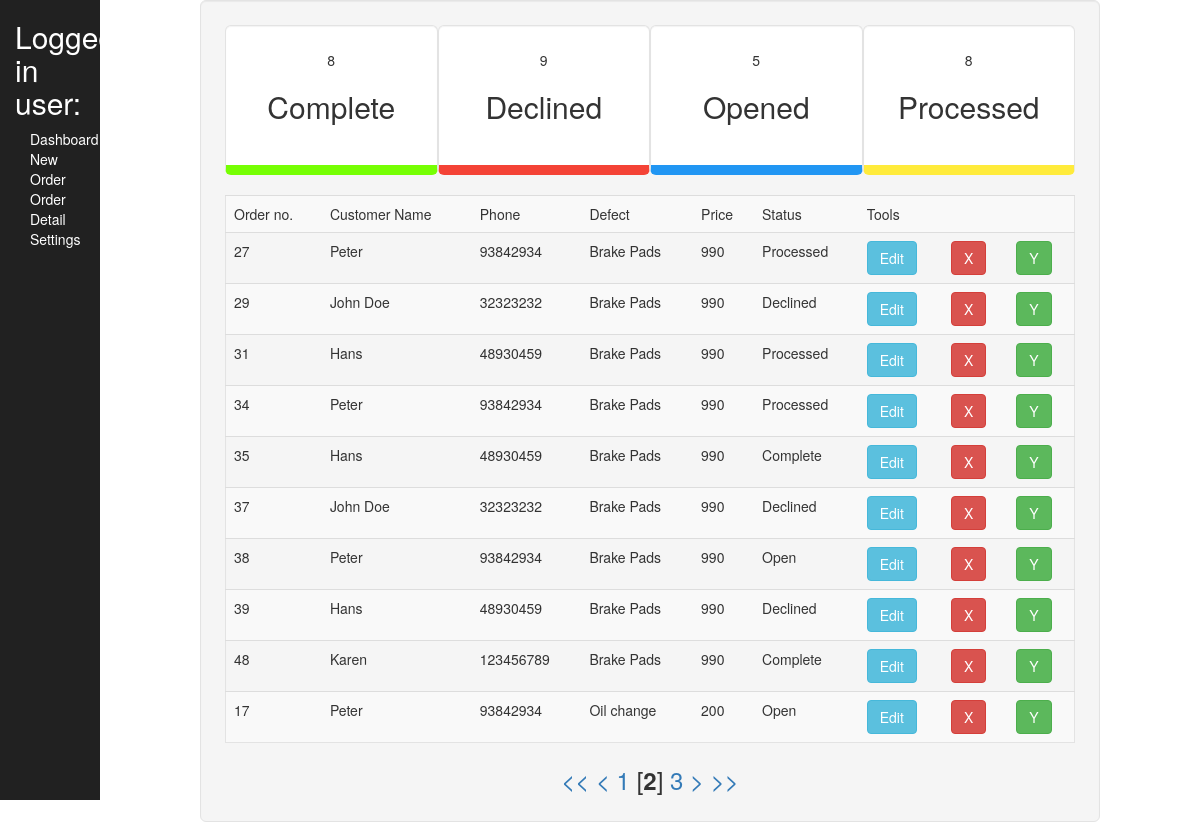
The app's page /profile_test.php?currentpage=2 with its own data.
### tables this page shows
CREATE TABLE `orders` (
  `id` int(11) NOT NULL,
  `name` varchar(50) NOT NULL,
  `phone` int(50) NOT NULL,
  `defect` varchar(50) NOT NULL,
  `time` timestamp(6) NOT NULL DEFAULT CURRENT_TIMESTAMP(6),
  `status` varchar(11) NOT NULL
);

CREATE TABLE `defect` (
  `id` int(11) NOT NULL,
  `defect` varchar(50) NOT NULL,
  `price` int(11) NOT NULL
);

CREATE TABLE `status_table` (
  `id` int(11) NOT NULL,
  `status` varchar(11) NOT NULL
);

### profile_test.php (the view, shortened to what this page needs)
<?php
$host = "127.0.0.1:3306";
$user = "root";
$pass = "";
$con = mysqli_connect($host,$user,$pass,"mechanic");
$conn = mysqli_connect('127.0.0.1:3306','root','') or trigger_error("SQL", E_USER_ERROR);
?>
<!DOCTYPE html>
<html lang="en">
<head>
    <link href="vendor/bootstrap/css/bootstrap.min.css" rel="stylesheet">
    <link href="vendor/font-awesome/css/font-awesome.min.css" rel="stylesheet" type="text/css">
    <link href="css/style.css" rel="stylesheet">
</head>
<body>
    <div class="col-lg-1 menu">
        <h2>Logged in user:</h2>
        <ul>
            <li><a href="profile_test.php">Dashboard</a></li>
            <li><a href="new_order.php">New Order</a></li>
            <li><a href="search.php">Order Detail</a></li>
            <li><a>Settings</a></li>
        </ul>
    </div>
    <div class="col-lg-9 col-lg-offset-1 dashboard well well-lg">
        <?php
        $query="SELECT COUNT(id) as com FROM orders WHERE orders.status = 1 ";
        $ran = $con->query($query);
        $number = $ran->fetch_assoc();
        ?>
        <div class="col-lg-3 dash-box dash-com well well-lg"><?php echo $number['com']; ?><h2>Complete</h2></div> <?php
        $query1="SELECT COUNT(id) as decn FROM orders WHERE orders.status = 2 ";
        $ran1 = $con->query($query1);
        $number1 = $ran1->fetch_assoc();
        ?>
        <div class="col-lg-3 dash-box dash-dec well well-lg"><?php echo $number1['decn']; ?><h2>Declined</h2></div> <?php
        $query="SELECT COUNT(id) as openn FROM orders WHERE orders.status = 3 ";
        $ran = $con->query($query);
        $number = $ran->fetch_assoc();
        ?>
        <div class="col-lg-3 dash-box dash-ny well well-lg"><?php echo $number['openn']; ?><h2>Opened</h2></div> <?php
        $query="SELECT COUNT(id) as total FROM orders WHERE orders.status = 4 ";
        $ran = $con->query($query);
        $number = $ran->fetch_assoc();
        ?>
        <div class="col-lg-3 dash-box dash-pr well well-lg"><?php echo $number['total']; ?><h2>Processed</h2></div>
        <table class="table table-striped well well-lg">
<tr><td>Order no.</td><td>Customer Name</td><td>Phone</td><td>Defect</td><td>Price</td><td>Status</td><td>Tools</td><td></td><td></td></tr>
<?php
$sql = "SELECT COUNT(*) FROM orders";
$result = mysqli_query($conn,$sql) or trigger_error("SQL", E_USER_ERROR);
$r = mysqli_fetch_row($result);
$numrows = $r[0];
$rowsperpage = 10;
$totalpages = ceil($numrows / $rowsperpage);
if (isset($_GET['currentpage']) && is_numeric($_GET['currentpage'])) {
    $currentpage = (int) $_GET['currentpage'];
} else {
    $currentpage = 1;
}
$offset = ($currentpage - 1) * $rowsperpage;
$sql = "SELECT orders.id,orders.name,orders.phone, defect.defect, defect.price, status_table.status FROM orders INNER JOIN defect ON orders.defect=defect.id
 INNER JOIN status_table ON orders.status=status_table.id LIMIT $offset, $rowsperpage";
$result = mysqli_query($conn,$sql) or trigger_error("SQL", E_USER_ERROR);
while ($row = mysqli_fetch_assoc($result)) {
    echo "<tr><td>".$row["id"]."</td><td> " . $row["name"]. " </td><td> " . $row["phone"]." </td><td>" .$row["defect"].  " </td><td>".$row["price"]. "</td><td>".$row["status"]."</td><td><a href='edit.php?id=".$row["id"]."' class=\"btn btn-info\" role=\"button\">Edit</a></td>
<td>
<form method='get' action='profile_test.php?currentpage=".$currentpage."'>
    <input type='hidden' name='id' id='id' value='".$row["id"]."' >
<input class='btn-danger btn' value='X' id='delete' type='submit' name='delete'>
</form>
</td>
<td>
<form method='get' action='profile_test.php'>
    <input type='hidden' name='id' id='id' value='".$row["id"]."' >
<input class='btn-success btn' value='Y' id='complete' type='submit' name='complete'>
</form>
</td>
</tr>";
}
?>
</table>
<div class="page-list">
        <?php
        $range = 3;
        if ($currentpage > 1) {
            echo " <a class='pag' href='{$_SERVER['PHP_SELF']}?currentpage=1'> << </a> ";
            $prevpage = $currentpage - 1;
            echo " <a class='pag' href='{$_SERVER['PHP_SELF']}?currentpage=$prevpage'> < </a> ";
        }
        for ($x = ($currentpage - $range); $x < (($currentpage + $range) + 1); $x++) {
            if (($x > 0) && ($x <= $totalpages)) {
                if ($x == $currentpage) {
                    echo " [<b>$x</b>] ";
                } else {
                    echo " <a class='pag' href='{$_SERVER['PHP_SELF']}?currentpage=$x'>$x</a> ";
                }
            }
        }
        if ($currentpage != $totalpages) {
            $nextpage = $currentpage + 1;
            echo " <a class='pag' href='{$_SERVER['PHP_SELF']}?currentpage=$nextpage'> > </a> ";
            echo " <a class='pag' href='{$_SERVER['PHP_SELF']}?currentpage=$totalpages'> >> </a> ";
        }
        ?>
</div>
    </div>
</body>
</html>

### css/style.css (style rules this page uses)
.dash-box { height: 150px; text-align: center; }
.dash-com { background-color: white; border-bottom: 10px solid; border-bottom-color: #76FF03; }
.dash-ny { background-color: white; border-bottom: 10px solid; border-bottom-color: #2196F3; }
.dash-dec { background-color: white; border-bottom: 10px solid; border-bottom-color: #F44336; }
.dash-pr { background-color: white; border-bottom: 10px solid; border-bottom-color: #FFEB3B; }
.menu { height: 100vh; background-color: #212121; color: white; }
ol, ul { list-style-type: none; padding: inherit; }
li a { color: white; }
.page-list { text-align: center; font-size: 24px; }

### records on screen
orders: id "27", name "Peter", phone "93842934", defect.defect "Brake Pads", defect.price "990", status_table.status "Processed"
orders: id "29", name "John Doe", phone "32323232", defect.defect "Brake Pads", defect.price "990", status_table.status "Declined"
orders: id "31", name "Hans", phone "48930459", defect.defect "Brake Pads", defect.price "990", status_table.status "Processed"
orders: id "34", name "Peter", phone "93842934", defect.defect "Brake Pads", defect.price "990", status_table.status "Processed"
orders: id "35", name "Hans", phone "48930459", defect.defect "Brake Pads", defect.price "990", status_table.status "Complete"
orders: id "37", name "John Doe", phone "32323232", defect.defect "Brake Pads", defect.price "990", status_table.status "Declined"
orders: id "38", name "Peter", phone "93842934", defect.defect "Brake Pads", defect.price "990", status_table.status "Open"
orders: id "39", name "Hans", phone "48930459", defect.defect "Brake Pads", defect.price "990", status_table.status "Declined"
orders: id "48", name "Karen", phone "123456789", defect.defect "Brake Pads", defect.price "990", status_table.status "Complete"
orders: id "17", name "Peter", phone "93842934", defect.defect "Oil change", defect.price "200", status_table.status "Open"

### other values on screen
$number['com'] "8"
$number1['decn'] "9"
$number['openn'] "5"
$number['total'] "8"
